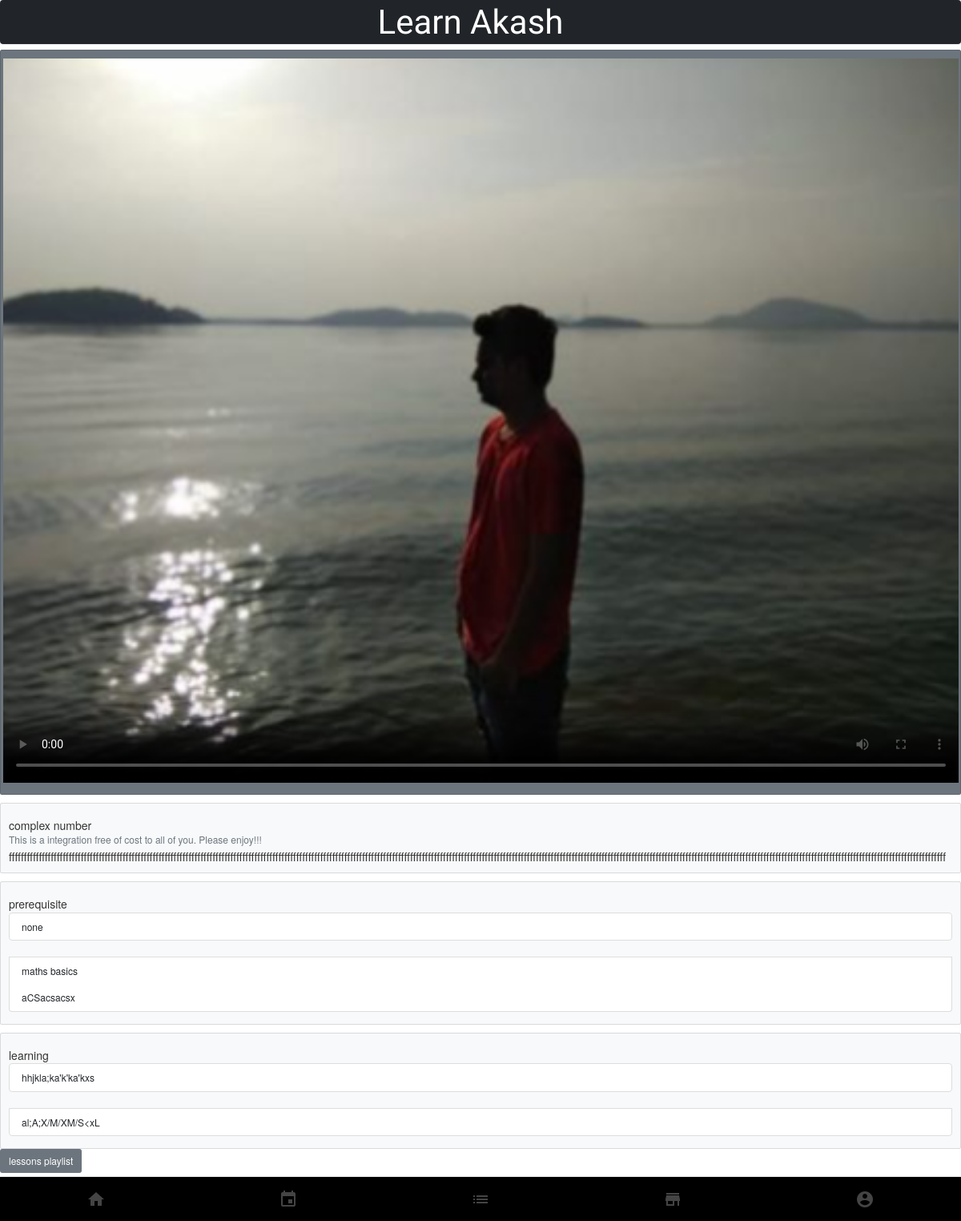
The app's page /course/comple_number with its own data.
### courses/models/course.py (models this page shows, shortened)
class Course(models.Model):
    name = models.CharField(max_length = 50 , null = False)
    slug = models.CharField(max_length = 50 , null = False, unique = True)
    category = models.CharField(max_length = 30 , null = True)
    shortdescription = models.CharField(max_length = 500, null = True)
    description = models.CharField(max_length = 5000, null = True)
    author = models.CharField(max_length = 20, null = True)
    price = models.IntegerField(null= False, default=0)
    discount=models.IntegerField(null= False, default=0)
    currentprice=models.IntegerField(null= False, default=0)
    active=models.BooleanField(default= False)
    thumbnail=models.ImageField(upload_to="files/thumbnail")
    date=models.DateTimeField(auto_now_add = True)
    resource=models.FileField(upload_to="files/resource")
    courselength=models.IntegerField(null= False)

class CourseProperty(models.Model):
    description = models.CharField(max_length = 500 , null = False)
    course = models.ForeignKey( Course , null= False, on_delete=models.CASCADE)
    class Meta:
        abstract=True

class Prerequisite(CourseProperty):
     pass

class Learning(CourseProperty):
     pass

### courses/views/course.py (the view)
# urls.py: path('course/<str:slug>', coursePage, name='coursePage')
def coursePage(request, slug):
    course=Course.objects.get(slug=slug)
    context={
        "course": course
    }
    return render(request, template_name="courses/course_page.html", context=context)

### courses/models/video.py (called while the page is built)
    def __str__(self):
        return self.title

### courses/templates/courses/course_page.html (shortened to what this page needs)
{% extends 'courses/base.html' %}
{% block content %}
<div class="card p-3 bg-secondary">
<div>
    <div class="row">
        <div class="col">
        <div class="mx-auto">
        <video width="100%" height="auto" controls id="player" poster="{{course.thumbnail.url}}">
  <source src="https://youtube.com/embed/{{video.video_id}}" type="video/mp4">
</video>
        </div>
        </div>
</div>
        </div>
</div>
        <div class="mt-3">
       <div class="card bg-light">
  <div class="card-body">
    <h5 class="card-title">{{ course.name }}</h5>
    <h6 class="card-subtitle mb-2 text-muted">{{ course.shortdescription }}</h6>
    <p class="card-text">{{ course.description }}</p>
  </div>
</div>
        </div>
        <div class="mt-3">
       <div class="card bg-light">
  <div class="card-body">
    <h5 class="card-title">prerequisite</h5>
    <h6 class="card-subtitle mb-2 text-muted">
     <ul class="list-group ">
        {% for pre in course.prerequisite_set.all%}
        <li class="list-group-item ">{{ pre.description }}</li>
        </ul>
        {%endfor %}
    </h6>
  </div>
</div>
        </div>
         <div class="mt-3">
       <div class="card bg-light">
  <div class="card-body">
    <h5 class="card-title">learning</h5>
    <h6 class="card-subtitle mb-2 text-muted">
     <ul class="list-group ">
        {% for l in course.learning_set.all%}
        <li class="list-group-item ">{{ l.description }}</li>
        </ul>
        {%endfor %}
    </h6>
  </div>
</div>
        </div>
        <button type="button" class="btn btn-secondary btn-sm" data-toggle="collapse" data-target="#demo">lessons playlist</button>
  <br>
{% endblock  %}

### records on screen
Course: name "complex number", shortdescription "This is a integration free of cost to all of you. Please enjoy!!!", description "fffffffffffffffffffffffffffffffffffffffffffffffffffffffffffffffffffffffffffffffffffffffffffffffffffffffffffffffffffffffffffffffffffffffffffffffffffffffffffffffffffffffffffffffffffffffffffffffffffffffffffffffffffffffffffffffffffffffffffffffffffffffffffffffffffffffffffffffffffffffffffffffffffffffffffffffffffffffff"
Prerequisite: description "none"
Prerequisite: description "maths basics"
Prerequisite: description "aCSacsacsx"
Learning: description "hhjkla;ka'k'ka'kxs"
Learning: description "al;A;X/M/XM/S<xL"
